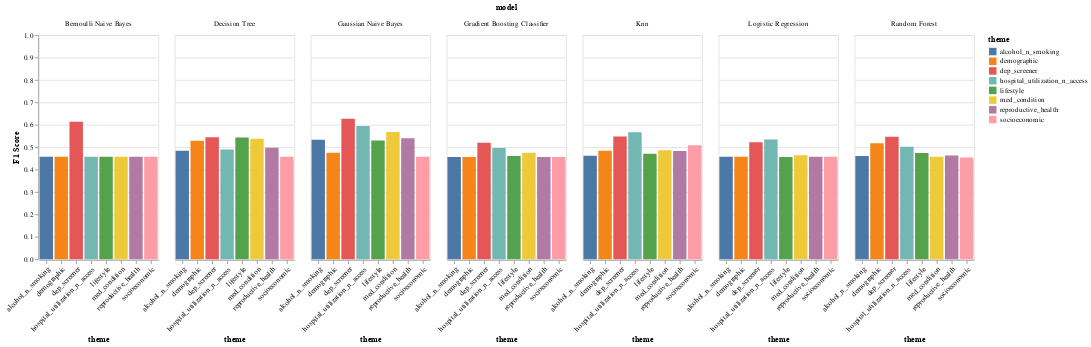

Here is the notebook cell this chart was saved with:
### Code cell
by_theme_f1

### Figure 1 — Vega-Lite specification as saved in the notebook (floating-point values rounded to 4 significant figures)
{"config": {"view": {"continuousWidth": 400, "continuousHeight": 300}}, "data": {"name": "data-8cdd2c9dacae74a150abf2c31440d405"}, "facet": {"field": "model", "type": "nominal"}, "spec": {"mark": "bar", "encoding": {"color": {"field": "theme", "type": "nominal"}, "x": {"axis": {"labelAngle": -45}, "field": "theme", "title": "theme", "type": "nominal"}, "y": {"field": "f1-score", "scale": {"domain": [0, 1]}, "title": "F1 Score", "type": "quantitative"}}}, "$schema": "https://vega.github.io/schema/vega-lite/v4.17.0.json", "datasets": {"data-8cdd2c9dacae74a150abf2c31440d405": [{"model": "Gaussian Naive Bayes", "grouping": "Macro Avg", "precision": 0.5984, "recall": 0.6668, "f1-score": 0.5944, "support": 879.0, "accuracy": 0.6928, "theme": "hospital_utilization_n_access"}, {"model": "Gaussian Naive Bayes", "grouping": "Macro Avg", "precision": 0.6249, "recall": 0.6299, "f1-score": 0.6273, "support": 879.0, "accuracy": 0.7964, "theme": "dep_screener"}, {"model": "Bernoulli Naive Bayes", "grouping": "Macro Avg", "precision": 0.6158, "recall": 0.6103, "f1-score": 0.6129, "support": 879.0, "accuracy": 0.7975, "theme": "dep_screener"}, {"model": "Gaussian Naive Bayes", "grouping": "Macro Avg", "precision": 0.5632, "recall": 0.5811, "f1-score": 0.5675, "support": 879.0, "accuracy": 0.7338, "theme": "med_condition"}, {"model": "Knn", "grouping": "Macro Avg", "precision": 0.6361, "recall": 0.5576, "f1-score": 0.5664, "support": 879.0, "accuracy": 0.8305, "theme": "hospital_utilization_n_access"}, {"model": "Gaussian Naive Bayes", "grouping": "Macro Avg", "precision": 0.5352, "recall": 0.5503, "f1-score": 0.5334, "support": 879.0, "accuracy": 0.6917, "theme": "alcohol_n_smoking"}, {"model": "Knn", "grouping": "Macro Avg", "precision": 0.6141, "recall": 0.544, "f1-score": 0.5473, "support": 879.0, "accuracy": 0.8271, "theme": "dep_screener"}, {"model": "Random Forest", "grouping": "Macro Avg", "precision": 0.6289, "recall": 0.5438, "f1-score": 0.5465, "support": 879.0, "accuracy": 0.8316, "theme": "dep_screener"}, {"model": "Decision Tree", "grouping": "Macro Avg", "precision": 0.5445, "recall": 0.5424, "f1-score": 0.5433, "support": 879.0, "accuracy": 0.7611, "theme": "lifestyle"}, {"model": "Decision Tree", "grouping": "Macro Avg", "precision": 0.5517, "recall": 0.5416, "f1-score": 0.5446, "support": 879.0, "accuracy": 0.7793, "theme": "dep_screener"}, {"model": "Logistic Regression", "grouping": "Macro Avg", "precision": 0.759, "recall": 0.5388, "f1-score": 0.5341, "support": 879.0, "accuracy": 0.8476, "theme": "hospital_utilization_n_access"}, {"model": "Decision Tree", "grouping": "Macro Avg", "precision": 0.5379, "recall": 0.5376, "f1-score": 0.5378, "support": 879.0, "accuracy": 0.7531, "theme": "med_condition"}, {"model": "Gaussian Naive Bayes", "grouping": "Macro Avg", "precision": 0.5567, "recall": 0.5366, "f1-score": 0.5395, "support": 879.0, "accuracy": 0.7952, "theme": "reproductive_health"}, {"model": "Logistic Regression", "grouping": "Macro Avg", "precision": 0.7581, "recall": 0.5323, "f1-score": 0.5224, "support": 879.0, "accuracy": 0.8464, "theme": "dep_screener"}, {"model": "Gradient Boosting Classifier", "grouping": "Macro Avg", "precision": 0.6876, "recall": 0.5296, "f1-score": 0.5194, "support": 879.0, "accuracy": 0.8419, "theme": "dep_screener"}, {"model": "Gaussian Naive Bayes", "grouping": "Macro Avg", "precision": 0.5596, "recall": 0.5296, "f1-score": 0.5294, "support": 879.0, "accuracy": 0.8077, "theme": "lifestyle"}, {"model": "Decision Tree", "grouping": "Macro Avg", "precision": 0.5302, "recall": 0.5281, "f1-score": 0.5289, "support": 879.0, "accuracy": 0.7565, "theme": "demographic"}, {"model": "Knn", "grouping": "Macro Avg", "precision": 0.6903, "recall": 0.5238, "f1-score": 0.5083, "support": 879.0, "accuracy": 0.8419, "theme": "socioeconomic"}, {"model": "Random Forest", "grouping": "Macro Avg", "precision": 0.5405, "recall": 0.5204, "f1-score": 0.5175, "support": 879.0, "accuracy": 0.802, "theme": "demographic"}, {"model": "Gradient Boosting Classifier", "grouping": "Macro Avg", "precision": 0.6955, "recall": 0.518, "f1-score": 0.4965, "support": 879.0, "accuracy": 0.8419, "theme": "hospital_utilization_n_access"}, {"model": "Random Forest", "grouping": "Macro Avg", "precision": 0.5895, "recall": 0.5177, "f1-score": 0.5024, "support": 879.0, "accuracy": 0.8316, "theme": "hospital_utilization_n_access"}, {"model": "Decision Tree", "grouping": "Macro Avg", "precision": 0.5582, "recall": 0.5106, "f1-score": 0.49, "support": 879.0, "accuracy": 0.8294, "theme": "hospital_utilization_n_access"}, {"model": "Knn", "grouping": "Macro Avg", "precision": 0.5688, "recall": 0.5097, "f1-score": 0.4859, "support": 879.0, "accuracy": 0.8328, "theme": "med_condition"}, {"model": "Decision Tree", "grouping": "Macro Avg", "precision": 0.5404, "recall": 0.507, "f1-score": 0.4838, "support": 879.0, "accuracy": 0.8282, "theme": "alcohol_n_smoking"}, {"model": "Knn", "grouping": "Macro Avg", "precision": 0.5298, "recall": 0.5057, "f1-score": 0.4827, "support": 879.0, "accuracy": 0.8259, "theme": "reproductive_health"}, {"model": "Gradient Boosting Classifier", "grouping": "Macro Avg", "precision": 0.5574, "recall": 0.5053, "f1-score": 0.4748, "support": 879.0, "accuracy": 0.835, "theme": "med_condition"}, {"model": "Gaussian Naive Bayes", "grouping": "Macro Avg", "precision": 0.5574, "recall": 0.5053, "f1-score": 0.4748, "support": 879.0, "accuracy": 0.835, "theme": "demographic"}, {"model": "Knn", "grouping": "Macro Avg", "precision": 0.5146, "recall": 0.5038, "f1-score": 0.4844, "support": 879.0, "accuracy": 0.818, "theme": "demographic"}, {"model": "Logistic Regression", "grouping": "Macro Avg", "precision": 0.6708, "recall": 0.5029, "f1-score": 0.4637, "support": 879.0, "accuracy": 0.8407, "theme": "med_condition"}, {"model": "Bernoulli Naive Bayes", "grouping": "Macro Avg", "precision": 0.4204, "recall": 0.5, "f1-score": 0.4567, "support": 879.0, "accuracy": 0.8407, "theme": "lifestyle"}, {"model": "Bernoulli Naive Bayes", "grouping": "Macro Avg", "precision": 0.4204, "recall": 0.5, "f1-score": 0.4567, "support": 879.0, "accuracy": 0.8407, "theme": "med_condition"}, {"model": "Logistic Regression", "grouping": "Macro Avg", "precision": 0.4204, "recall": 0.5, "f1-score": 0.4567, "support": 879.0, "accuracy": 0.8407, "theme": "demographic"}, {"model": "Bernoulli Naive Bayes", "grouping": "Macro Avg", "precision": 0.4204, "recall": 0.5, "f1-score": 0.4567, "support": 879.0, "accuracy": 0.8407, "theme": "reproductive_health"}, {"model": "Logistic Regression", "grouping": "Macro Avg", "precision": 0.4204, "recall": 0.5, "f1-score": 0.4567, "support": 879.0, "accuracy": 0.8407, "theme": "reproductive_health"}, {"model": "Gaussian Naive Bayes", "grouping": "Macro Avg", "precision": 0.4204, "recall": 0.5, "f1-score": 0.4567, "support": 879.0, "accuracy": 0.8407, "theme": "socioeconomic"}, {"model": "Bernoulli Naive Bayes", "grouping": "Macro Avg", "precision": 0.4204, "recall": 0.5, "f1-score": 0.4567, "support": 879.0, "accuracy": 0.8407, "theme": "alcohol_n_smoking"}, {"model": "Bernoulli Naive Bayes", "grouping": "Macro Avg", "precision": 0.4204, "recall": 0.5, "f1-score": 0.4567, "support": 879.0, "accuracy": 0.8407, "theme": "demographic"}, {"model": "Logistic Regression", "grouping": "Macro Avg", "precision": 0.4204, "recall": 0.5, "f1-score": 0.4567, "support": 879.0, "accuracy": 0.8407, "theme": "socioeconomic"}, {"model": "Bernoulli Naive Bayes", "grouping": "Macro Avg", "precision": 0.4204, "recall": 0.5, "f1-score": 0.4567, "support": 879.0, "accuracy": 0.8407, "theme": "hospital_utilization_n_access"}, {"model": "Bernoulli Naive Bayes", "grouping": "Macro Avg", "precision": 0.4204, "recall": 0.5, "f1-score": 0.4567, "support": 879.0, "accuracy": 0.8407, "theme": "socioeconomic"}, {"model": "Random Forest", "grouping": "Macro Avg", "precision": 0.4204, "recall": 0.5, "f1-score": 0.4567, "support": 879.0, "accuracy": 0.8407, "theme": "med_condition"}, {"model": "Logistic Regression", "grouping": "Macro Avg", "precision": 0.4204, "recall": 0.5, "f1-score": 0.4567, "support": 879.0, "accuracy": 0.8407, "theme": "alcohol_n_smoking"}, {"model": "Knn", "grouping": "Macro Avg", "precision": 0.4917, "recall": 0.4995, "f1-score": 0.4618, "support": 879.0, "accuracy": 0.835, "theme": "alcohol_n_smoking"}, {"model": "Random Forest", "grouping": "Macro Avg", "precision": 0.4972, "recall": 0.4994, "f1-score": 0.4745, "support": 879.0, "accuracy": 0.8203, "theme": "lifestyle"}, {"model": "Gradient Boosting Classifier", "grouping": "Macro Avg", "precision": 0.4203, "recall": 0.4993, "f1-score": 0.4564, "support": 879.0, "accuracy": 0.8396, "theme": "alcohol_n_smoking"}, {"model": "Gradient Boosting Classifier", "grouping": "Macro Avg", "precision": 0.4203, "recall": 0.4993, "f1-score": 0.4564, "support": 879.0, "accuracy": 0.8396, "theme": "demographic"}, {"model": "Gradient Boosting Classifier", "grouping": "Macro Avg", "precision": 0.4203, "recall": 0.4993, "f1-score": 0.4564, "support": 879.0, "accuracy": 0.8396, "theme": "reproductive_health"}, {"model": "Knn", "grouping": "Macro Avg", "precision": 0.4953, "recall": 0.4992, "f1-score": 0.4706, "support": 879.0, "accuracy": 0.8248, "theme": "lifestyle"}, {"model": "Decision Tree", "grouping": "Macro Avg", "precision": 0.4986, "recall": 0.499, "f1-score": 0.4969, "support": 879.0, "accuracy": 0.7611, "theme": "reproductive_health"}, {"model": "Gradient Boosting Classifier", "grouping": "Macro Avg", "precision": 0.4202, "recall": 0.4986, "f1-score": 0.4561, "support": 879.0, "accuracy": 0.8385, "theme": "socioeconomic"}, {"model": "Logistic Regression", "grouping": "Macro Avg", "precision": 0.4202, "recall": 0.4986, "f1-score": 0.4561, "support": 879.0, "accuracy": 0.8385, "theme": "lifestyle"}, {"model": "Random Forest", "grouping": "Macro Avg", "precision": 0.47, "recall": 0.4975, "f1-score": 0.4606, "support": 879.0, "accuracy": 0.8316, "theme": "alcohol_n_smoking"}, {"model": "Gradient Boosting Classifier", "grouping": "Macro Avg", "precision": 0.47, "recall": 0.4975, "f1-score": 0.4606, "support": 879.0, "accuracy": 0.8316, "theme": "lifestyle"}, {"model": "Random Forest", "grouping": "Macro Avg", "precision": 0.4195, "recall": 0.4939, "f1-score": 0.4537, "support": 879.0, "accuracy": 0.8305, "theme": "socioeconomic"}, {"model": "Random Forest", "grouping": "Macro Avg", "precision": 0.4649, "recall": 0.4936, "f1-score": 0.4628, "support": 879.0, "accuracy": 0.8203, "theme": "reproductive_health"}, {"model": "Decision Tree", "grouping": "Macro Avg", "precision": 0.4455, "recall": 0.4914, "f1-score": 0.4572, "support": 879.0, "accuracy": 0.8214, "theme": "socioeconomic"}]}}
